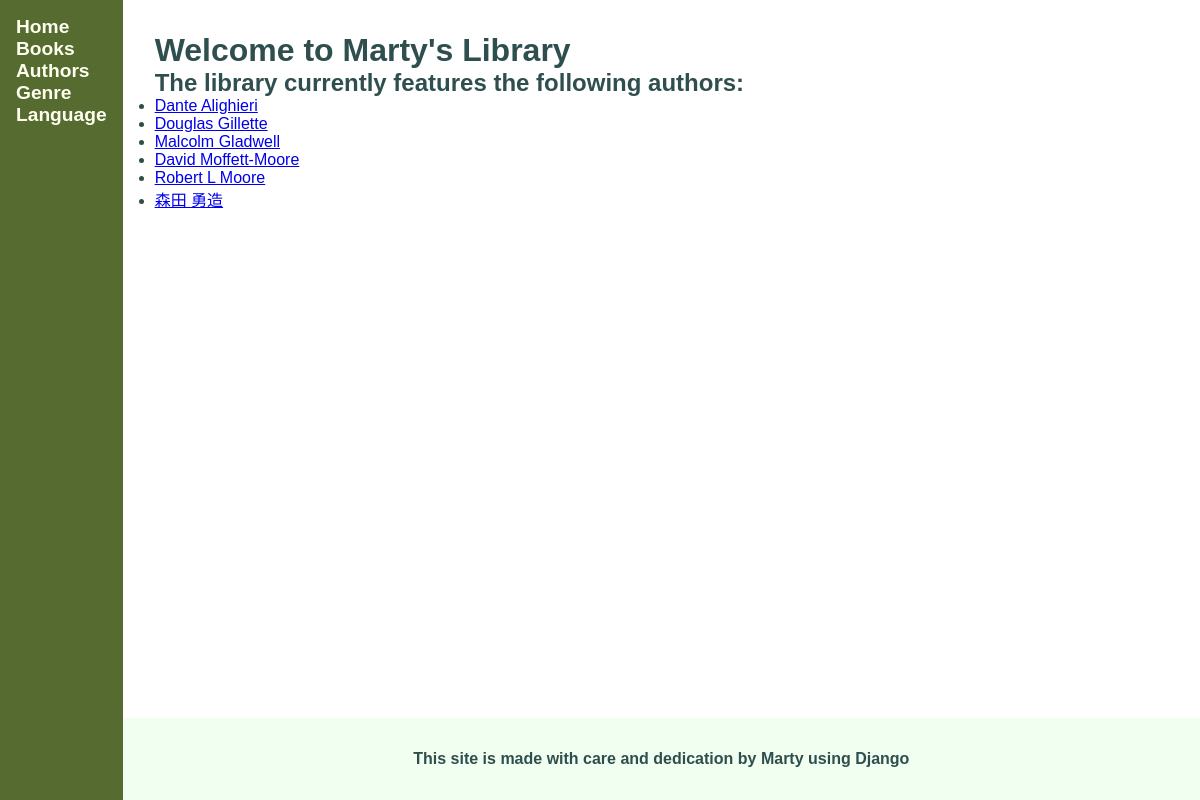
Screenshot of /catalog/authors/ with the database file from the repository.
### catalog/models.py (models this page shows, shortened)
class Author(models.Model):
    prefix = models.CharField(max_length=4, blank=True, null=True)
    first_name = models.CharField(max_length=20)
    middle_names = models.CharField(max_length=30, blank=True, null=True)
    last_name = models.CharField(max_length=30)
    suffix = models.CharField(max_length=5, blank=True, null=True)
    name = models.CharField('search match string', max_length=69)
    birth_date = models.DateField('Born', blank=True, null=True)
    death_date = models.DateField('Died', blank=True, null=True)
    @property
    @admin.display(description='full name', ordering='last_name')
    def full_name(self):
        cn_pattern = re.compile(r'[\u4e00-\u9fff]+')
        if cn_pattern.search(self.last_name):
            return ' '.join([self.last_name, self.first_name])
        else:
            if self.middle_names:
                return ' '.join([self.first_name, self.middle_names, self.last_name])
            else:
                return ' '.join([self.first_name, self.last_name])
    class Meta:
        ordering = ['last_name', 'first_name', 'birth_date']
    def get_absolute_url(self):
        return reverse("catalog:author-detail-view", kwargs={"pk": self.id})

### catalog/views.py (the view)
# urls.py: path('authors/', views.AuthorListView.as_view(), name='authors'),
class AuthorListView(generic.ListView):
    model = Author
    template_name = 'catalog/authors.html'
    context_object_name = 'list_of_all_authors'
    paginate_by = 10

### catalog/templates/catalog/authors.html
{% extends 'catalog/base_generic.html' %}
{% block content %}
    <h1>Welcome to Marty's Library</h1>
    <h2>The library currently features the following authors:</h2>
    {% if list_of_all_authors %}
    <ul class="content-list">
        {% for author in list_of_all_authors %}
        <li class="content-item"><a href="{{ author.get_absolute_url }}">{{ author.full_name }}</a></li>
        {% endfor %}
    </ul>
    {% else %}
    <p>There are no authors yet.</p>
    {% endif %}
{% endblock content %}

### catalog/static/catalog/css/main.css (style rules this page uses)
* { font-family: Helvetica, sans-serif; padding: 0; margin: 0; }
body { display: flex; flex-flow: row nowrap; }

### rows the page displays
Author: full_name "Dante Alighieri"
Author: full_name "Douglas Gillette"
Author: full_name "Malcolm Gladwell"
Author: full_name "David Moffett-Moore"
Author: full_name "Robert L Moore"
Author: full_name "森田 勇造"
